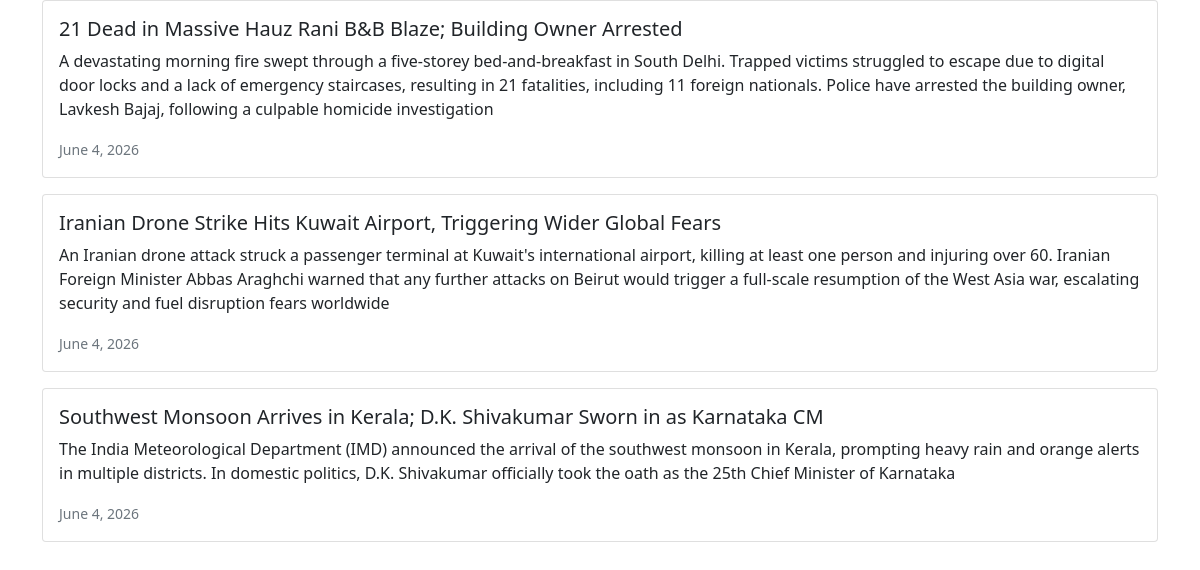
Page /news/ on the committed database.
### news/models.py (models this page shows)
class News(models.Model):
    headline = models.CharField(max_length=200)
    body = models.TextField()
    date = models.DateField()

### news/views.py (the view)
# urls.py: path("news/",include('news.urls'))
def news(request):
    newss = News.objects.all()
    return render(request, 'news.html', {'newss': newss})

### news/templates/news.html (shortened to what this page needs)
<!DOCTYPE html>
<html>
<head>
<link href="https://cdn.jsdelivr.net/npm/bootstrap@5.1.1/dist/css/bootstrap.min.css" rel="stylesheet">
</head>
<body>
<div class="container">
    {% for news in newss %}
<div class="card mb-3">
<div class="row g-0">
<div>
<div class="card-body">
<h5 class="card-title">{{ news.headline}}</h5>
<p class="card-text">{{ news.body }}</p>
<p class="card-text"><small
class="text-muted">
{{ news.date }}
</small></p>
</div>
</div>
</div>
</div>
{% endfor %}
</div>
</body>
</html>

### rows in the picture
News: headline "21 Dead in Massive Hauz Rani B&B Blaze; Building Owner Arrested", body "A devastating morning fire swept through a five-storey bed-and-breakfast in South Delhi. Trapped victims struggled to escape due to digital door locks and a lack of emergency staircases, resulting in 21 fatalities, including 11 foreign nationals. Police have arrested the building owner, Lavkesh Bajaj, following a culpable homicide investigation", date "June 4, 2026"
News: headline "Iranian Drone Strike Hits Kuwait Airport, Triggering Wider Global Fears", body "An Iranian drone attack struck a passenger terminal at Kuwait's international airport, killing at least one person and injuring over 60. Iranian Foreign Minister Abbas Araghchi warned that any further attacks on Beirut would trigger a full-scale resumption of the West Asia war, escalating security and fuel disruption fears worldwide", date "June 4, 2026"
News: headline "Southwest Monsoon Arrives in Kerala; D.K. Shivakumar Sworn in as Karnataka CM", body "The India Meteorological Department (IMD) announced the arrival of the southwest monsoon in Kerala, prompting heavy rain and orange alerts in multiple districts. In domestic politics, D.K. Shivakumar officially took the oath as the 25th Chief Minister of Karnataka", date "June 4, 2026"
